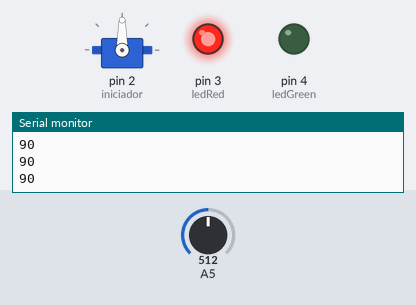
Recording of a sketch running on a simulated Arduino Uno, built with avr-gcc and run on an emulated ATmega328P. Shown: servo, output pins drawn as LEDs (lit = HIGH), the last lines printed to the serial monitor. The inputs (shaded band) are chosen by the test bench; at power-on: A5 = 512.

Above: at 1.3 s.
1.4 s: A5 set to 716
At 3.2 s:
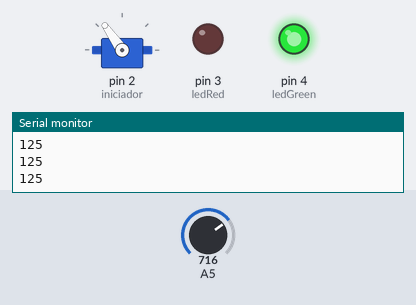
3.5 s: A5 set to 900
At 5.0 s:
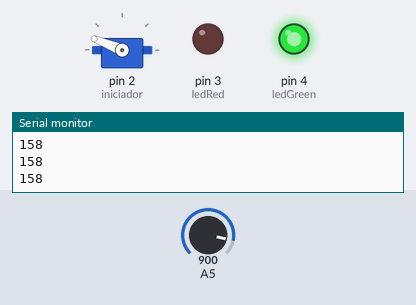
5.5 s: A5 set to 1023
At 6.6 s:
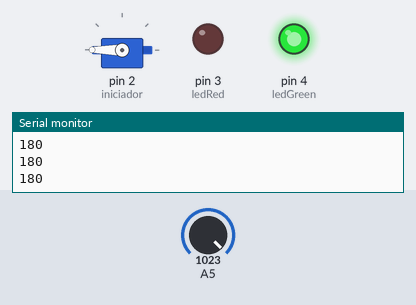
7.5 s: A5 set to 306
At 9.2 s:
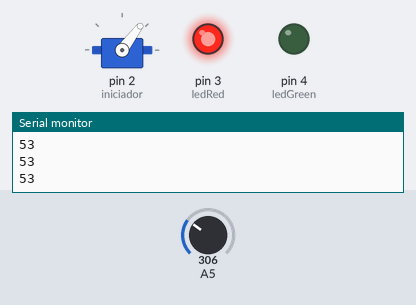
9.5 s: A5 set to 122
At 10.9 s:
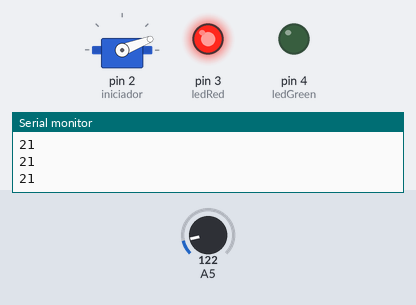
11.5 s: A5 set to 80
At 12.5 s:
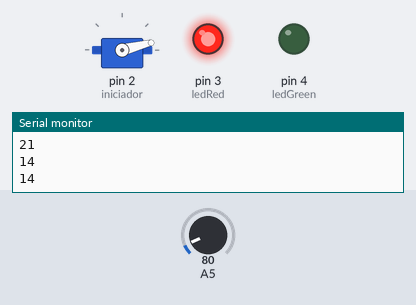
Timing chart, 0 to 14.5 s (numbered marks = the images above; inputs shaded):
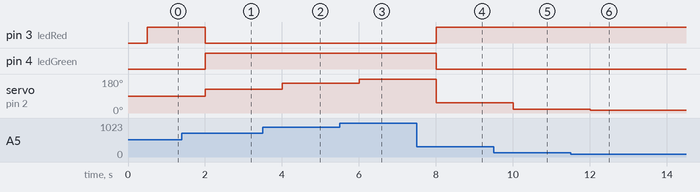

Measured:
- after the input at 1.4 s, pin 3 (ledRed): HIGH → LOW after 0.60 s; pin 4 (ledGreen): LOW → HIGH after 0.60 s; servo on pin 2 (iniciador): 90° → 125° after 0.60 s
- after the input at 3.5 s, servo on pin 2 (iniciador): 125° → 158° after 0.50 s
- after the input at 5.5 s, servo on pin 2 (iniciador): 158° → 180° after 0.51 s
- after the input at 7.5 s, pin 3 (ledRed): LOW → HIGH after 0.51 s; pin 4 (ledGreen): HIGH → LOW after 0.51 s; servo on pin 2 (iniciador): 180° → 53° after 0.51 s
- after the input at 9.5 s, servo on pin 2 (iniciador): 53° → 21° after 0.51 s
- after the input at 11.5 s, servo on pin 2 (iniciador): 21° → 14° after 0.51 s

The sketch:

el_pontenci_metro_y_el_servomotor_con_tinkercard1.ino
```cpp
/*
Autor: Roberto Rico Sandoval.
Fille: Potenciometro y microservomotor.
Date: 27/ 12/ 2022
*/

#include <Servo.h>

Servo iniciador;
int giro;

int ledRed = 3;
int ledGreen = 4;

void setup()
{
  Serial.begin(9600);
  iniciador.attach(2);
  pinMode(ledRed,OUTPUT);
  pinMode(ledGreen,OUTPUT);
}

void loop()
{
  giro = map(analogRead(A5),0,1023,0,180);
  // Se cambia el valor min y max del potenciometro de 0,1023 a 0,180

  Serial.println(giro);
  delay(500);
  iniciador.write(giro);

  if(giro <= 90){

    digitalWrite(ledRed, HIGH);
    digitalWrite(ledGreen, LOW);
  }
  else{

    digitalWrite(ledGreen, HIGH);
    digitalWrite(ledRed, LOW);
  }
}
```
